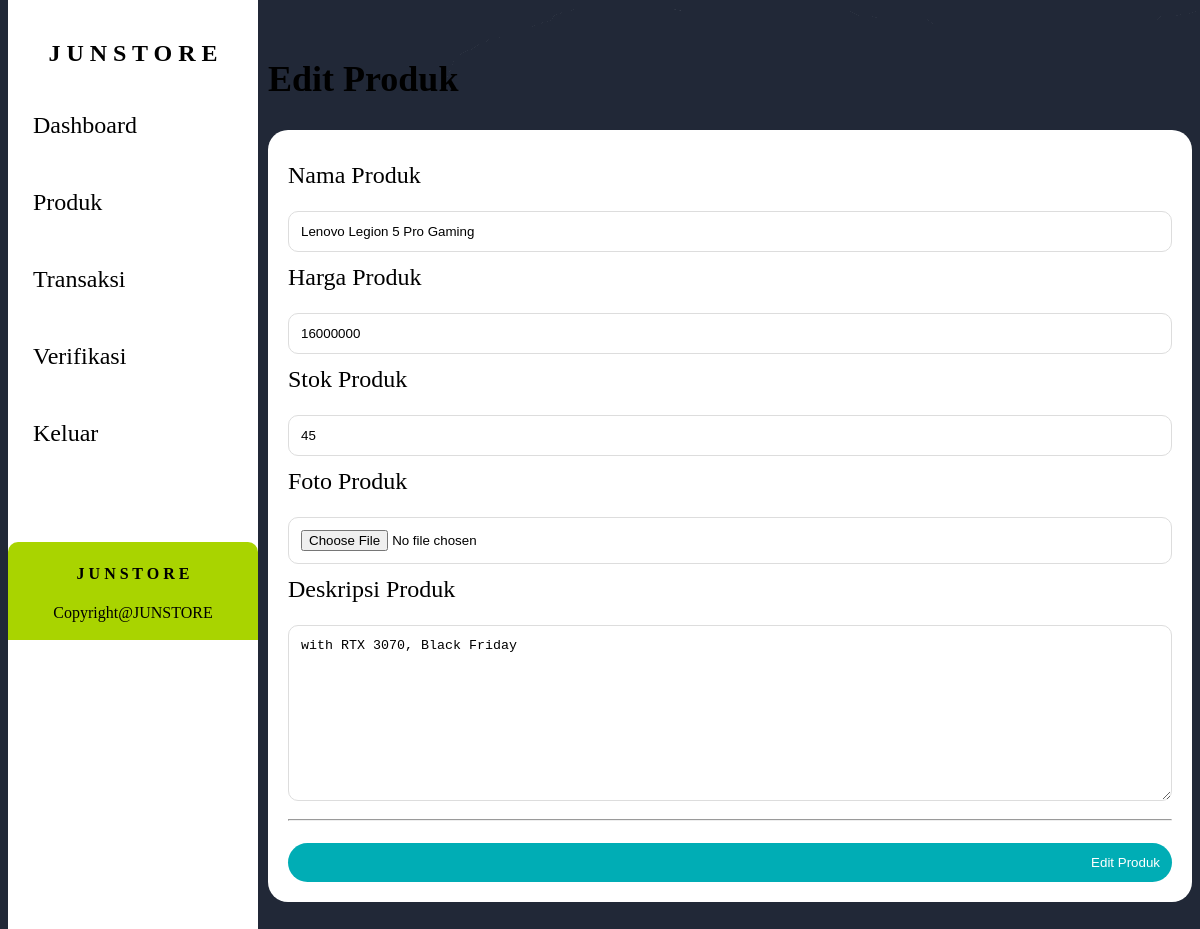
The page /admin/edit_produk.php?id=13 (signed in) on the database its author committed.
### tables this page shows
CREATE TABLE `produk` (
  `id_produk` int(11) NOT NULL,
  `nama_produk` varchar(100) NOT NULL,
  `harga_produk` varchar(100) NOT NULL,
  `foto_produk` text DEFAULT NULL,
  `deskripsi_produk` varchar(255) NOT NULL,
  `stok_produk` varchar(100) NOT NULL
);

### admin/function.php (called while the page is built, shortened)
<?php
require '../koneksi.php';
function query($query){
    global $conn;
    $rows = [];
    $result = mysqli_query($conn, $query);
    while ($row = mysqli_fetch_assoc($result)) {
        $rows[] = $row;
    }
    return $rows;
}
?>

### admin/edit_produk.php (the view, shortened to what this page needs)
<?php
require 'function.php';
$id = $_GET["id"];
$data = query("SELECT * FROM produk WHERE id_produk = $id")[0];
$produk = query("SELECT * FROM produk");
?>
<!DOCTYPE html>
<html lang="en">
<head>
    <link rel="stylesheet" href="../style/style.css">
</head>
<body>
    <?php include '../layout/sidebar.php' ?>
    <div class="main">
        <h2>Edit Produk</h2>
        <div class="box">
            <form method="post" enctype="multipart/form-data">
                <label>Nama Produk</label>
                <input type="text" name="nama_produk" class="form-control" value="<?= $data['nama_produk']; ?>">
                <label>Harga Produk</label>
                <input type="text" name="harga_produk" class="form-control" value="<?= $data['harga_produk']; ?>">
                <label>Stok Produk</label>
                <input type="text" name="stok_produk" class="form-control" value="<?= $data['stok_produk']; ?>">
                <label>Foto Produk</label>
                <input type="file" name="foto_produk" class="form-control" value="<?= $data['foto_produk']; ?>">
                <label>Deskripsi Produk</label>
                <textarea name="deskripsi_produk" rows="10" class="form-control"><?= $data["deskripsi_produk"]; ?></textarea>
                <hr>
                <button type="submit" name="submit">Edit Produk</button>
            </form>
        </div><br>
    </div>

### style/style.css (style rules this page uses)
body { background: #ddd; }
.main { margin-left: 260px; padding-top: 20px; font-size: 24px; }
.form-control { width: 100%; padding: 12px; border: 1px solid #ddd; border-radius: 5px; margin-top: 10px; box-sizing: border-box; }
button { padding: 10px; border: none; border-radius: 10px; margin-top: 10px; background: #4682B4; color: #fff; text-align: right; transition: 0.3s; }
label { padding: 12px 12px 12px 0; display: inline-block; }
.box { height: 100%; padding: 20px; background: #FFFFFF; border-radius: 20px; }

### login/style.css (style rules this page uses)
body { background-image: url(../wallpaper/download.png); }
.form-control { width: 100%; padding: 12px; border: 1px solid #ddd; border-radius: 10px; margin-top: 10px; box-sizing: border-box; }
button { width: 100%; padding: 12px; border: none; border-radius: 30px; background: #00ADB5; color: #fff; cursor: pointer; }

### rows shown on the page
produk: nama_produk "Lenovo Legion 5 Pro Gaming", harga_produk "16000000", stok_produk "45", deskripsi_produk "with RTX 3070, Black Friday"
